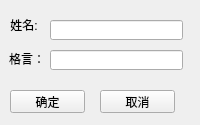
<?xml version="1.0" encoding="UTF-8"?>
<ui version="4.0">
 <class>CSetDialogClass</class>
 <widget class="QMainWindow" name="CSetDialogClass">
  <property name="geometry">
   <rect>
    <x>0</x>
    <y>0</y>
    <width>200</width>
    <height>125</height>
   </rect>
  </property>
  <property name="windowTitle">
   <string>CSetDialog</string>
  </property>
  <widget class="QWidget" name="centralWidget">
   <widget class="QPushButton" name="pushButton_OK">
    <property name="geometry">
     <rect>
      <x>10</x>
      <y>90</y>
      <width>75</width>
      <height>23</height>
     </rect>
    </property>
    <property name="text">
     <string>确定</string>
    </property>
   </widget>
   <widget class="QPushButton" name="pushButton_Cancel">
    <property name="geometry">
     <rect>
      <x>100</x>
      <y>90</y>
      <width>75</width>
      <height>23</height>
     </rect>
    </property>
    <property name="text">
     <string>取消</string>
    </property>
   </widget>
   <widget class="QLineEdit" name="lineEdit_Name">
    <property name="geometry">
     <rect>
      <x>50</x>
      <y>20</y>
      <width>133</width>
      <height>20</height>
     </rect>
    </property>
   </widget>
   <widget class="QLineEdit" name="lineEdit_Note">
    <property name="geometry">
     <rect>
      <x>50</x>
      <y>50</y>
      <width>133</width>
      <height>20</height>
     </rect>
    </property>
   </widget>
   <widget class="QLabel" name="label">
    <property name="geometry">
     <rect>
      <x>9</x>
      <y>17</y>
      <width>30</width>
      <height>16</height>
     </rect>
    </property>
    <property name="text">
     <string>姓名:</string>
    </property>
    <property name="alignment">
     <set>Qt::AlignCenter</set>
    </property>
   </widget>
   <widget class="QLabel" name="label_2">
    <property name="geometry">
     <rect>
      <x>9</x>
      <y>51</y>
      <width>36</width>
      <height>16</height>
     </rect>
    </property>
    <property name="text">
     <string>格言：</string>
    </property>
    <property name="alignment">
     <set>Qt::AlignCenter</set>
    </property>
   </widget>
  </widget>
 </widget>
 <layoutdefault spacing="6" margin="11"/>
 <resources/>
 <connections/>
</ui>
